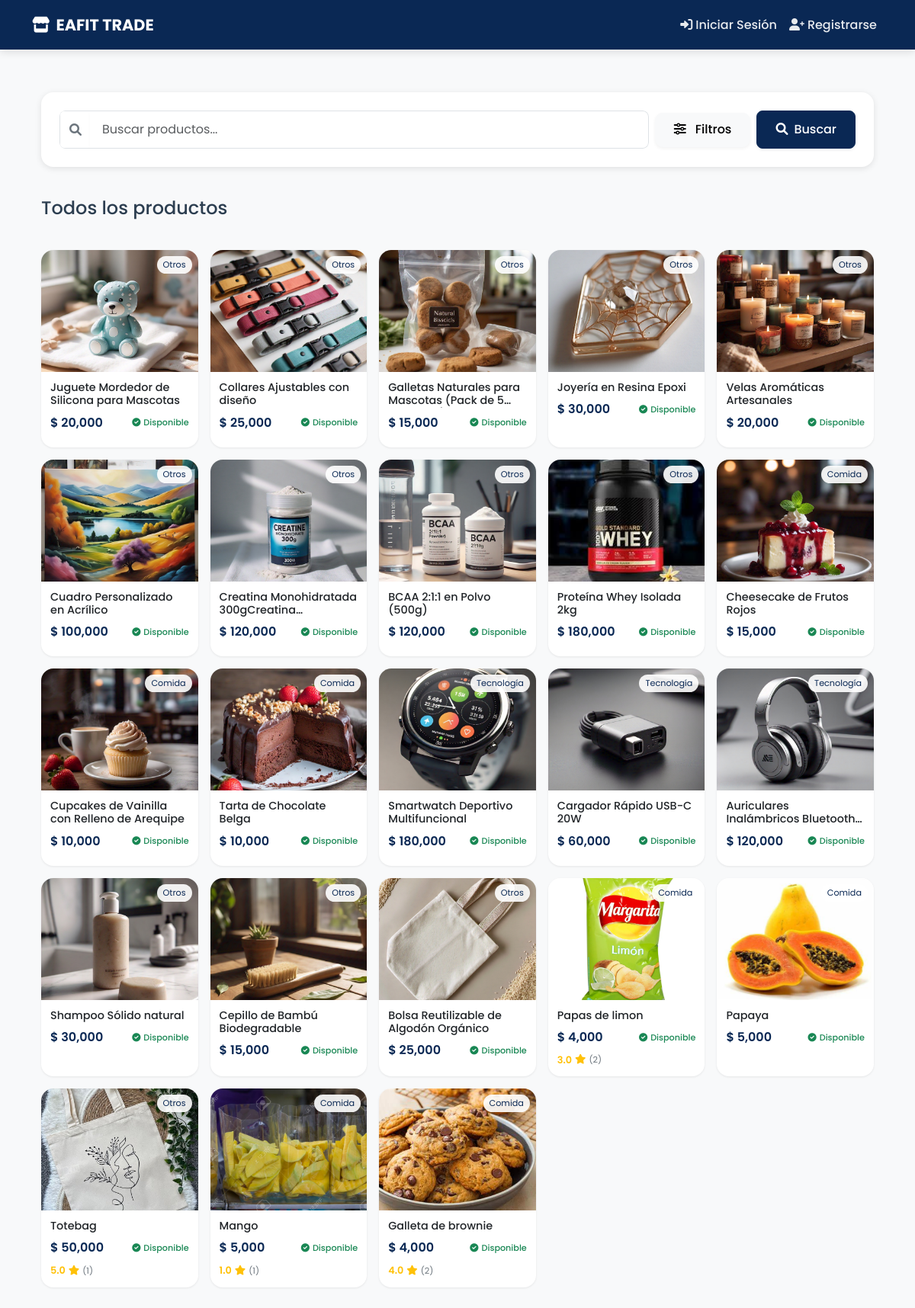
The app's page /, older data.
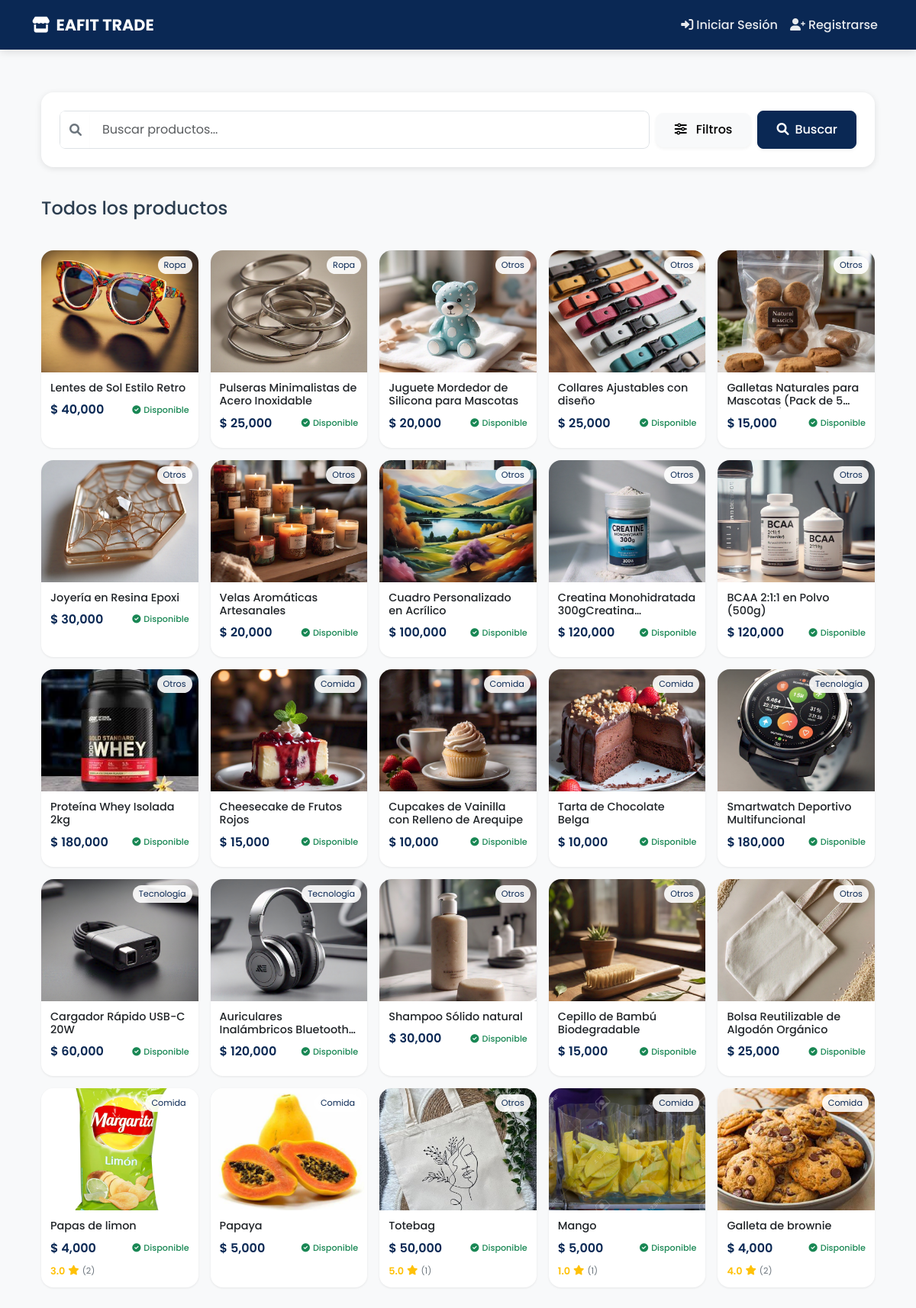
The same page, newer data.
### products/models.py (models this page shows, shortened)
class Product(models.Model):
    CATEGORY_CHOICES = [
        ('Comida', 'Comida'),
        ('Ropa', 'Ropa'),
        ('Tecnología', 'Tecnología'),
        ('Libros', 'Libros'),
        ('Otros', 'Otros'),
    ]
    CONDITION_CHOICES = [
        ('Nuevo', 'Nuevo'),
        ('Usado', 'Usado'),
        ('Buen estado', 'Buen estado'),
    ]
    FOOD_TYPE_CHOICES = [
        ('Panadería', 'Panadería'),
        ('Galletas', 'Galletas'),
        ('Repostería', 'Repostería'),
        ('Frutas', 'Frutas'),
        ('Frituras', 'Frituras'),
        ('Dulces', 'Dulces'),
        ('Helados', 'Helados'),
        ('Snacks', 'Snacks'),
        ('Comida rápida', 'Comida rápida'),
        ('Otros', 'Otros'),
    ]
    name = models.CharField(
        max_length=255,
        verbose_name='Nombre',
        help_text='Nombre del producto'
    )
    category = models.CharField(
        max_length=50,
        choices=CATEGORY_CHOICES,
        verbose_name='Categoría',
        null=True,
        blank=True
    )
    food_type = models.CharField(
        max_length=50,
        choices=FOOD_TYPE_CHOICES,
        verbose_name='Tipo de Comida',
        blank=True,
        null=True
    )
    description = models.TextField(
        verbose_name='Descripción',
        help_text='Describe tu producto detalladamente'
    )
    price = models.DecimalField(
        max_digits=10,
        decimal_places=2,
        validators=[MinValueValidator(0.01)],
        verbose_name='Precio',
        help_text='Precio en pesos colombianos'
    )
    published_at = models.DateTimeField(
        default=timezone.now,
        verbose_name='Fecha de publicación'
    )
    condition = models.CharField(
        max_length=50,
        choices=CONDITION_CHOICES,
        verbose_name='Estado',
        blank=True,
        null=True
    )
    image = models.ImageField(
        upload_to='products/',
        verbose_name='Imagen',
        help_text='Imagen del producto'
    )
    seller = models.ForeignKey(
        User,
        on_delete=models.CASCADE,
        verbose_name='Vendedor',
        related_name='products'
    )
    available = models.BooleanField(
        default=True,
        verbose_name='Disponible'
    )
    class Meta:
        verbose_name = 'Producto'
        verbose_name_plural = 'Productos'
        ordering = ['-published_at']
        indexes = [
            models.Index(fields=['name']),
            models.Index(fields=['category']),
            models.Index(fields=['available']),
        ]
    @property
    def average_rating(self):
        comments = self.comments.all()
        if not comments:
            return 0
        return round(sum(comment.rating for comment in comments) / len(comments), 1)
    @property
    def total_ratings(self):
        return self.comments.count()

class Comment(models.Model):
    product = models.ForeignKey(
        Product,
        on_delete=models.CASCADE,
        related_name='comments'
    )
    user = models.ForeignKey(
        User,
        on_delete=models.CASCADE,
        related_name='comments'
    )
    text = models.TextField(
        max_length=500,
        verbose_name='Comentario'
    )
    rating = models.PositiveSmallIntegerField(
        verbose_name='Calificación',
        validators=[MinValueValidator(0), MaxValueValidator(5)],
        help_text='Calificación de 0 a 5 estrellas'
    )
    created_at = models.DateTimeField(
        auto_now_add=True,
        verbose_name='Fecha de publicación'
    )
    class Meta:
        ordering = ['-created_at']
        verbose_name = 'Comentario'
        verbose_name_plural = 'Comentarios'

### products/views.py (the view)
# urls.py: 2. Add a URL to urlpatterns:  path('', views.home, name='home')
def home(request):
    products = Product.objects.all()
    search_query = request.GET.get('search', '')
    if search_query:
        products = products.filter(name__icontains=search_query)
    category = request.GET.get('category', '')
    if category:
        products = products.filter(category=category)
    food_type = request.GET.get('food_type', '')
    if category == 'Comida' and food_type:
        products = products.filter(food_type=food_type)
    min_price = request.GET.get('min_price', '')
    max_price = request.GET.get('max_price', '')
    if min_price:
        try:
            min_price = float(min_price)
            products = products.filter(price__gte=min_price)
        except ValueError:
            pass
    if max_price:
        try:
            max_price = float(max_price)
            products = products.filter(price__lte=max_price)
        except ValueError:
            pass
    products = products.order_by('-published_at')
    user_favorites = []
    if request.user.is_authenticated:
        user_favorites = Favorite.objects.filter(user=request.user).values_list('product_id', flat=True)
    context = {
        'products': products,
        'user_favorites': user_favorites,
        'search_query': search_query,
        'selected_category': category,
        'selected_food_type': food_type,
        'min_price': min_price,
        'max_price': max_price,
        'categories': Product.CATEGORY_CHOICES,
        'food_types': Product.FOOD_TYPE_CHOICES,
    }
    return render(request, 'products/home.html', context)

### products/templates/products/home.html (shortened to what this page needs)
{% extends 'products/base.html' %}
{% load humanize %}
{% block content %}
<div class="container py-4">
    <div class="search-section mb-4">
        <div class="card">
            <div class="card-body">
                <form method="get" id="searchForm">
                    <div class="d-flex align-items-center gap-2">
                        <div class="search-bar flex-grow-1">
                            <div class="input-group">
                                <span class="input-group-text border-end-0">
                                    <i class="fas fa-search"></i>
                                </span>
                                <input type="text"
                                       name="search"
                                       class="form-control border-start-0"
                                       placeholder="Buscar productos..."
                                       value="{{ search_query }}">
                            </div>
                        </div>
                        <button type="button"
                                class="btn btn-light position-relative"
                                data-bs-toggle="collapse"
                                data-bs-target="#filterOptions"
                                aria-expanded="false">
                            <i class="fas fa-sliders-h"></i>
                            <span class="ms-2">Filtros</span>
                        </button>
                        <button type="submit" class="btn btn-primary">
                            <i class="fas fa-search me-2"></i>Buscar
                        </button>
                    </div>
                </form>
            </div>
        </div>
    </div>
    <div class="results-section mb-4">
        <div class="d-flex justify-content-between align-items-center">
            <h2 class="h4 mb-0">
                {% if search_query or selected_category %}
                    Resultados de búsqueda
                {% else %}
                    Todos los productos
                {% endif %}
            </h2>
        </div>
    </div>
    <div class="row g-4">
        {% for product in products %}
        <div class="col-12 col-sm-6 col-lg-4 col-xl-3">
            <a href="{% url 'product_detail' product.id %}" class="text-decoration-none">
                <div class="card product-card {% if not product.available %}product-unavailable{% endif %}">
                    <div class="position-relative">
                        {% if product.image %}
                        <img src="{{ product.image.url }}"
                             class="card-img-top product-image {% if not product.available %}grayscale{% endif %}"
                             alt="{{ product.name }}">
                        {% endif %}
                        <span class="category-badge">{{ product.get_category_display }}</span>
                    </div>
                    <div class="card-body">
                        <div class="d-flex justify-content-between align-items-start mb-2">
                            <h5 class="card-title text-dark mb-0">{{ product.name }}</h5>
                        </div>
                        <div class="d-flex justify-content-between align-items-center mb-2">
                            <p class="price mb-0">$ {{ product.price|floatformat:0|intcomma }}</p>
                            <span class="availability-badge {% if product.available %}text-success{% else %}text-danger{% endif %}">
                                {% if product.available %}
                                    <i class="fas fa-check-circle me-1"></i>Disponible
                                {% else %}
                                    <i class="fas fa-times-circle me-1"></i>No disponible
                                {% endif %}
                            </span>
                        </div>
                        {% if product.total_ratings > 0 %}
                        <div class="star-rating">
                            <span class="rating-value">{{ product.average_rating }}</span>
                            <i class="fas fa-star"></i>
                            <span class="rating-count">({{ product.total_ratings }})</span>
                        </div>
                        {% endif %}
                    </div>
                </div>
            </a>
        </div>
        {% endfor %}
    </div>
</div>
{% endblock %}

### products/templates/products/base.html (shortened to what this page needs)
<!DOCTYPE html>
<html>
<head>
    <link href="https://cdn.jsdelivr.net/npm/bootstrap@5.3.2/dist/css/bootstrap.min.css" rel="stylesheet">
    <link href="https://cdnjs.cloudflare.com/ajax/libs/font-awesome/6.0.0/css/all.min.css" rel="stylesheet">
</head>
<body>
    <nav class="navbar navbar-expand-lg navbar-dark">
        <div class="container">
            <a class="navbar-brand" href="{% url 'home' %}">
                <i class="fas fa-store me-2"></i>EAFIT TRADE
            </a>
            <div class="collapse navbar-collapse" id="navbarNav">
                <ul class="navbar-nav ms-auto">
                    {% if user.is_authenticated %}
                        <li class="nav-item">
                            <a class="nav-link" href="{% url 'favorites_list' %}">
                                <i class="fas fa-heart me-1"></i>Favoritos
                            </a>
                        </li>
                        <li class="nav-item">
                            <a class="nav-link" href="{% url 'add_product' %}">
                                <i class="fas fa-plus me-1"></i>Publicar
                            </a>
                        </li>
                        <li class="nav-item">
                            <a class="nav-link" href="{% url 'seller_list' %}">
                                <i class="fas fa-store me-1"></i>Vendedores
                            </a>
                        </li>
                        <li class="nav-item dropdown">
                            <a class="nav-link dropdown-toggle" href="#" role="button" data-bs-toggle="dropdown">
                                <i class="fas fa-user me-1"></i>{{ user.username }}
                            </a>
                            <ul class="dropdown-menu dropdown-menu-end">
                                <li>
                                    <a href="{% url 'view_profile' %}" class="dropdown-item">
                                        <i class="fas fa-store me-2"></i>Mi Perfil de Vendedor
                                    </a>
                                </li>
                                <li><hr class="dropdown-divider"></li>
                                <li>
                                    <form action="{% url 'logout' %}" method="post" class="dropdown-item">
                                        {% csrf_token %}
                                        <button type="submit" class="btn btn-link text-decoration-none p-0">
                                            <i class="fas fa-sign-out-alt me-2"></i>Cerrar Sesión
                                        </button>
                                    </form>
                                </li>
                            </ul>
                        </li>
                    {% else %}
                        <li class="nav-item">
                            <a class="nav-link" href="{% url 'login' %}">
                                <i class="fas fa-sign-in-alt me-1"></i>Iniciar Sesión
                            </a>
                        </li>
                        <li class="nav-item">
                            <a class="nav-link" href="{% url 'register' %}">
                                <i class="fas fa-user-plus me-1"></i>Registrarse
                            </a>
                        </li>
                    {% endif %}
                </ul>
            </div>
        </div>
    </nav>
    <div class="content">
        <div class="container">
            {% block content %}{% endblock %}
        </div>
    </div>
</body>
</html>

Row changes from the older to the newer data that the page shows:
added Product: image (picture), category "Ropa", name "Lentes de Sol Estilo Retro", price "40,000", available True (drawn)
added Product: image (picture), category "Ropa", name "Pulseras Minimalistas de Acero Inoxidable", price "25,000", available True (drawn)
